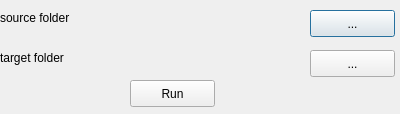
<?xml version="1.0" encoding="UTF-8"?>
<ui version="4.0">
 <class>Dialog</class>
 <widget class="QDialog" name="Dialog">
  <property name="geometry">
   <rect>
    <x>0</x>
    <y>0</y>
    <width>400</width>
    <height>114</height>
   </rect>
  </property>
  <property name="windowTitle">
   <string>GUI_tar</string>
  </property>
  <widget class="QLabel" name="label">
   <property name="geometry">
    <rect>
     <x>0</x>
     <y>10</y>
     <width>81</width>
     <height>16</height>
    </rect>
   </property>
   <property name="text">
    <string>source folder</string>
   </property>
  </widget>
  <widget class="QLabel" name="lab_source">
   <property name="geometry">
    <rect>
     <x>90</x>
     <y>10</y>
     <width>211</width>
     <height>16</height>
    </rect>
   </property>
   <property name="text">
    <string/>
   </property>
  </widget>
  <widget class="QPushButton" name="pushsource">
   <property name="geometry">
    <rect>
     <x>310</x>
     <y>10</y>
     <width>85</width>
     <height>27</height>
    </rect>
   </property>
   <property name="text">
    <string>...</string>
   </property>
  </widget>
  <widget class="QLabel" name="label_2">
   <property name="geometry">
    <rect>
     <x>0</x>
     <y>50</y>
     <width>81</width>
     <height>16</height>
    </rect>
   </property>
   <property name="text">
    <string>target folder</string>
   </property>
  </widget>
  <widget class="QLabel" name="lab_target">
   <property name="geometry">
    <rect>
     <x>90</x>
     <y>50</y>
     <width>211</width>
     <height>16</height>
    </rect>
   </property>
   <property name="text">
    <string/>
   </property>
  </widget>
  <widget class="QPushButton" name="pushtarget">
   <property name="geometry">
    <rect>
     <x>310</x>
     <y>50</y>
     <width>85</width>
     <height>27</height>
    </rect>
   </property>
   <property name="text">
    <string>...</string>
   </property>
  </widget>
  <widget class="QPushButton" name="pushRun">
   <property name="geometry">
    <rect>
     <x>130</x>
     <y>80</y>
     <width>85</width>
     <height>27</height>
    </rect>
   </property>
   <property name="text">
    <string>Run</string>
   </property>
  </widget>
 </widget>
 <resources/>
 <connections>
  <connection>
   <sender>pushsource</sender>
   <signal>clicked()</signal>
   <receiver>Dialog</receiver>
   <slot>slotsource()</slot>
   <hints>
    <hint type="sourcelabel">
     <x>352</x>
     <y>23</y>
    </hint>
    <hint type="destinationlabel">
     <x>199</x>
     <y>149</y>
    </hint>
   </hints>
  </connection>
  <connection>
   <sender>pushtarget</sender>
   <signal>clicked()</signal>
   <receiver>Dialog</receiver>
   <slot>slottarget()</slot>
   <hints>
    <hint type="sourcelabel">
     <x>352</x>
     <y>63</y>
    </hint>
    <hint type="destinationlabel">
     <x>199</x>
     <y>68</y>
    </hint>
   </hints>
  </connection>
  <connection>
   <sender>pushRun</sender>
   <signal>clicked()</signal>
   <receiver>Dialog</receiver>
   <slot>slotRun()</slot>
   <hints>
    <hint type="sourcelabel">
     <x>192</x>
     <y>113</y>
    </hint>
    <hint type="destinationlabel">
     <x>199</x>
     <y>68</y>
    </hint>
   </hints>
  </connection>
 </connections>
 <slots>
  <slot>slotsource()</slot>
  <slot>slottarget()</slot>
  <slot>slotRun()</slot>
 </slots>
</ui>
